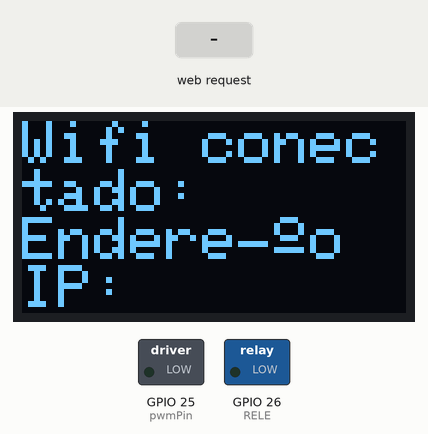
Recording of a sketch running on a simulated ESP32. Shown: 128×64 one-colour display, switched loads named in the sketch (green lamp = pin HIGH). The inputs (shaded band) are chosen by the test bench. WiFi joins after 1.5 s; servers stay silent unless stated; what the sketch prints to the serial monitor is not drawn.

Above: at 2.8 s.
2.9 s: HTTP request GET /STOP received
At 4.1 s:
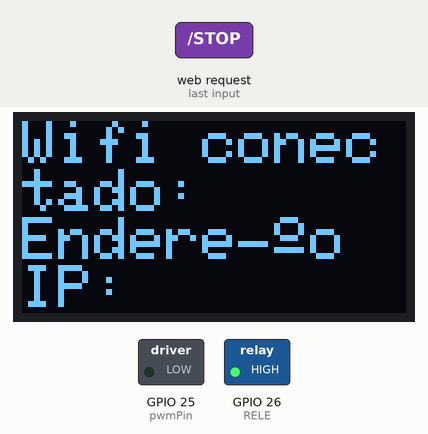
4.4 s: HTTP request GET /START received
At 5.3 s:
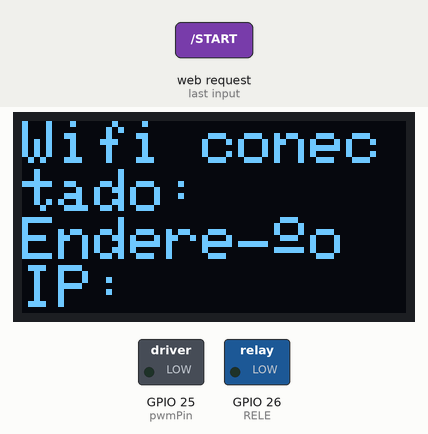
Timing chart, 0 to 7.4 s (numbered marks = the images above; inputs shaded):
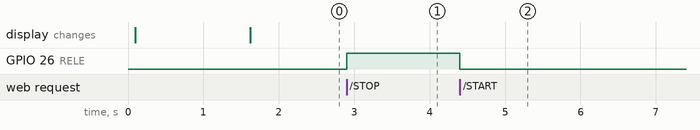

The sketch:

ControleBombaRemoto.ino
```cpp
/*
O seguinte programa utiliza um ESP32, juntamente com um relê e um display OLED
para controlar de maneira remota (via website) um inversor de frequência WEG CFw500

O CFW500 conta com um módulo de entradas e saídas analógicas e digitais
Por meio de uma entrada digital, e utilizando um relê, controlamos a função de start/stop do motor
Por meio de uma entrada analógica, e utilizando uma saída digital com PWM do ESP32, controlamos
a velocidade do motor.
*/

// Bibliotecas e constantes para conexão WIFI
#include <WiFi.h>
const char* ssid     = "Caio"; // Nome da rede WIFI
const char* password = "12345678"; // Senha da rede WIFI
WiFiServer server(80);

// Bibliotecas e definições para display OLED
#include <Wire.h>
#include <Adafruit_GFX.h>
#include <Adafruit_SH110X.h>

#define SCREEN_WIDTH 128     // OLED display width, in pixels
#define SCREEN_HEIGHT 64     // OLED display height, in pixels
#define SCREEN_ADDRESS 0x3C  ///< See datasheet for Address; 0x3D for 128x64, 0x3C for 128x32
#define OLED_RESET -1

Adafruit_SH1106G tela(SCREEN_WIDTH, SCREEN_HEIGHT, &Wire, OLED_RESET);

// INC, UD e CS são para controle de velocidade com potenciometro eletronico
// O novo modelo de controle não utiliza o potenciometro eletronico, mas sim as portas analógicas do ESP32
//#define INC   18
//#define UD    5
//#define CS    19

// Pino de controle do Relê, que controla o START/STOP do motor
#define RELE  26

// Definição do PWM para controle de velocidade
int pwmChannel = 0; // Selects channel 0
int frequence = 1000; // PWM frequency of 1 KHz
int resolution = 8; // 8-bit resolution, 256 possible values
int pwmPin = 25;
int pwm = 0;


void setup()
{
    tela.begin(SCREEN_ADDRESS, true);
    tela.clearDisplay();
    tela.setTextSize(2);
    tela.setTextColor(SH110X_WHITE);
    tela.setCursor(0, 0);
    tela.print("Iniciando ...");
    tela.display();
    ledcSetup(pwmChannel, frequence, resolution);
    ledcAttachPin(pwmPin, pwmChannel);

    //pinMode(INC, OUTPUT);
    //pinMode(UD, OUTPUT);
    //pinMode(CS, OUTPUT);
    //digitalWrite(CS, HIGH);

    Serial.begin(115200);
    pinMode(RELE, OUTPUT);

    delay(10);

    // We start by connecting to a WiFi network
    tela.clearDisplay();
    tela.setTextSize(2);
    tela.setTextColor(SH110X_WHITE);
    tela.setCursor(0, 0);
    tela.println("Conectando a:");
    tela.println(ssid);
    tela.display();
    Serial.println();
    Serial.println();
    Serial.print("Connecting to ");
    Serial.println(ssid);

    WiFi.begin(ssid, password);

    while (WiFi.status() != WL_CONNECTED) {
        delay(500);
        Serial.print(".");
    }
    tela.clearDisplay();
    tela.setTextSize(2);
    tela.setTextColor(SH110X_WHITE);
    tela.setCursor(0, 0);
    tela.println("Wifi conectado:");
    tela.println("Endereço IP: ");
    tela.print(WiFi.localIP());
    tela.display();
    Serial.println("");
    Serial.println("WiFi connected.");
    Serial.println("IP address: ");
    Serial.println(WiFi.localIP());

    server.begin();

}

void loop(){
 WiFiClient client = server.available();   // listen for incoming clients

  if (client) {                             // if you get a client,
    Serial.println("New Client.");           // print a message out the serial port
    String currentLine = "";                // make a String to hold incoming data from the client
    while (client.connected()) {            // loop while the client's connected
      if (client.available()) {             // if there's bytes to read from the client,
        char c = client.read();             // read a byte, then
        Serial.write(c);                    // print it out the serial monitor
        if (c == '\n') {                    // if the byte is a newline character

          // if the current line is blank, you got two newline characters in a row.
          // that's the end of the client HTTP request, so send a response:
          if (currentLine.length() == 0) {
            // HTTP headers always start with a response code (e.g. HTTP/1.1 200 OK)
            // and a content-type so the client knows what's coming, then a blank line:
            client.println("HTTP/1.1 200 OK");
            client.println("Content-type:text/html");
            client.println();

            // the content of the HTTP response follows the header:
            client.print("Aperte <a href=\"/START\">aqui</a> para ligar o motor.<br>");
            client.print("<br>");
            client.print("Aperte <a href=\"/STOP\">aqui</a> para desligar o motor.<br>");
            client.print("<br>");
            client.print("Aperte <a href=\"/VEL+\">aqui</a> para aumentar a velocidade.<br>");
            client.print("<br>");
            client.print("Aperte <a href=\"/VEL-\">aqui</a> para diminuir a velocidade.<br>");

            // The HTTP response ends with another blank line:
            client.println();
            // break out of the while loop:
            break;
          } else {    // if you got a newline, then clear currentLine:
            currentLine = "";
          }
        } else if (c != '\r') {  // if you got anything else but a carriage return character,
          currentLine += c;      // add it to the end of the currentLine
        }

        // Check to see if the client request was "GET /H" or "GET /L":
        if (currentLine.endsWith("GET /START")) {
          digitalWrite(RELE, LOW);               // GET /H turns the LED on
        }
        if (currentLine.endsWith("GET /STOP")) {
          digitalWrite(RELE, HIGH);                // GET /L turns the LED off
        }
        if (currentLine.endsWith("GET /VEL+")) {
          for(int i = 0; i <= 2; i++) {
           pwm = constrain(pwm + 10, 0, 255);;
           ledcWrite(pwmChannel, pwm);
          }

        }
       if (currentLine.endsWith("GET /VEL-")) {
        for(int i = 0; i <= 2; i++) {
           pwm = constrain(pwm - 10, 0, 255);
           ledcWrite(pwmChannel, pwm);
        }

        }
      }
    }
    // close the connection:
    client.stop();
    Serial.println("Client Disconnected.");
  }
}
```

Measured:
- after the input at 2.9 s, GPIO 26 (RELE): LOW → HIGH at once
- after the input at 4.4 s, GPIO 26 (RELE): HIGH → LOW at once
